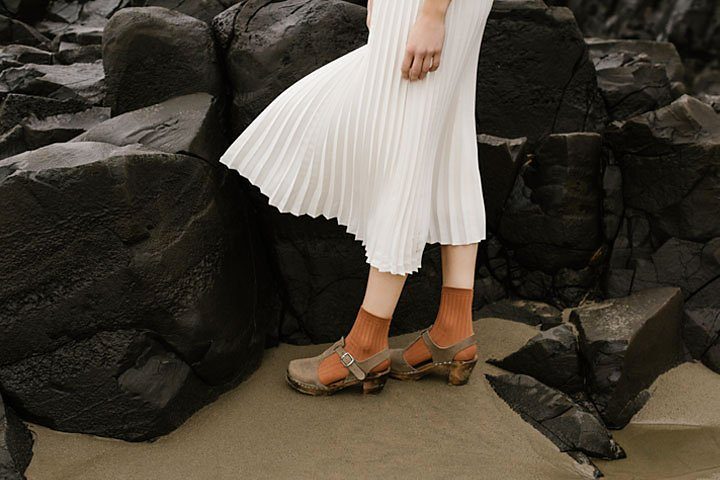
#> input picture highlights_and_shadows.jpg, 720 x 480 px
$ python Q03.py
#> lines starting #> are read from the running program, lines starting #| are printed output that depends on the picture
import cv2 as cv
import numpy as np
import matplotlib.pyplot as plt

# Load the image in LAB color space
image_lab = cv.cvtColor(cv.imread('highlights_and_shadows.jpg'), cv.COLOR_BGR2Lab)
#> image_lab: shape (480, 720, 3); mean of channels 0, 1, 2 71.3, 129.1, 135

# Extract the L channel
L_channel = image_lab[:, :, 0]
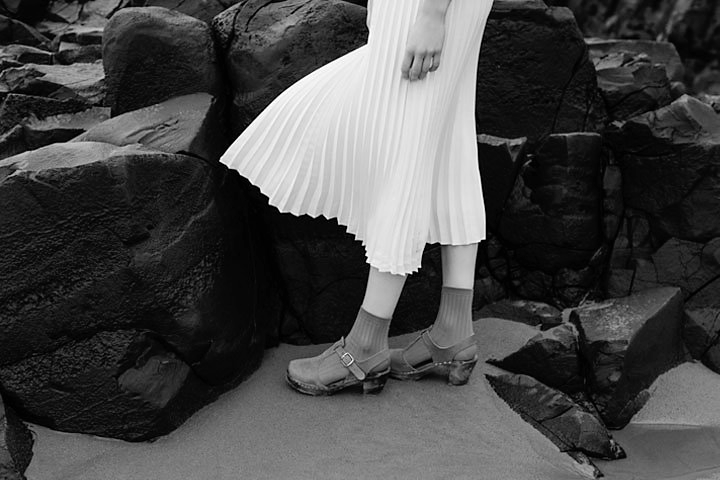
#> L_channel: shape (480, 720); min 0, max 255, mean 71.3

# Apply gamma correction
gamma = 1.8  # You can adjust this value
L_corrected = np.power(L_channel / 255.0, 1.0 / gamma) * 255.0
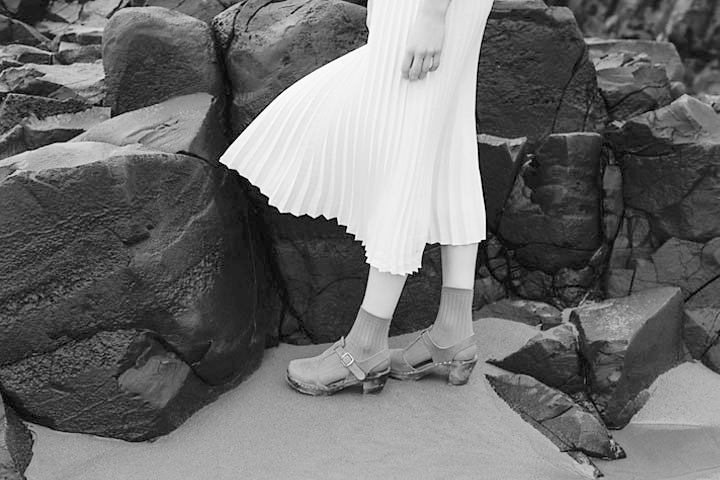
#> L_corrected: shape (480, 720) float64; min 0, max 255, mean 110.2

# Convert back to 8-bit range
L_corrected = np.clip(L_corrected, 0, 255).astype(np.uint8)

# Replace the L channel in the LAB image with the corrected values
image_lab[:, :, 0] = L_corrected
#> image_lab: shape (480, 720, 3); mean of channels 0, 1, 2 109.7, 129.1, 135

# Convert back to RGB color space
image_rgb_corrected = cv.cvtColor(image_lab, cv.COLOR_Lab2RGB)
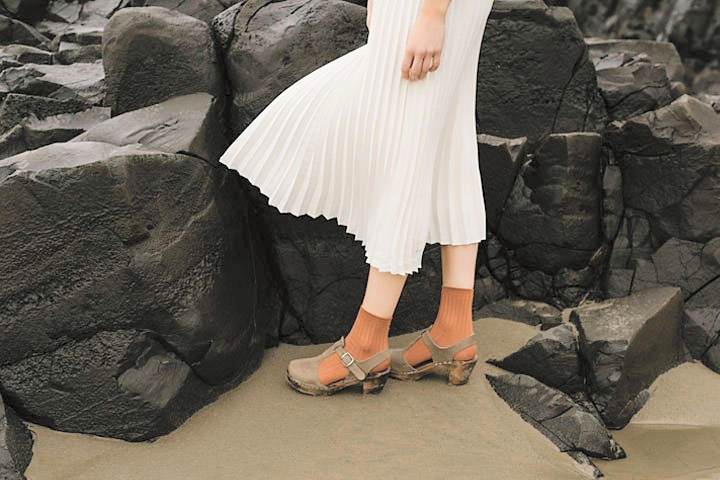
#> image_rgb_corrected: shape (480, 720, 3); mean R, G, B 111.7, 104, 93.2

# Display original and corrected images with color
plt.figure(figsize=(10, 5))

plt.subplot(1, 2, 1)
plt.imshow(cv.cvtColor(cv.imread('highlights_and_shadows.jpg'), cv.COLOR_BGR2RGB))
plt.title('Original Image')
plt.axis('off')

plt.subplot(1, 2, 2)
plt.imshow(image_rgb_corrected)
plt.title('Corrected Image')
plt.axis('off')

plt.tight_layout()
plt.show()
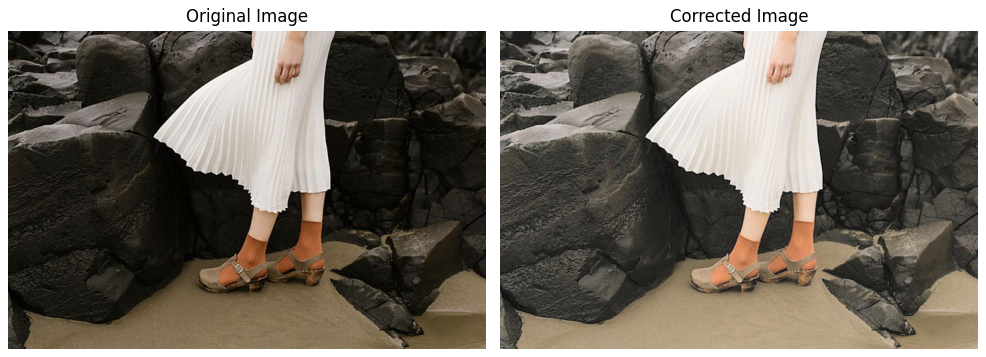
#> figure drawn by matplotlib, 2 panels

level = ('L', 'a', 'b')
colors1 = ('b', 'g', 'r')
colors2 = ('g', 'r', 'b')

plt.figure(figsize=(5, 15))  # Adjust the figure size for vertical histograms

for i, c in enumerate(level):
    plt.subplot(3, 1, i + 1)  # 3 rows, 1 column of subplots, index starting from 1
    hist_orig = cv.calcHist([cv.cvtColor(cv.imread('highlights_and_shadows.jpg'), cv.COLOR_BGR2Lab)], [i], None, [256], [0, 256])
#> hist_orig = 256 values, max 13634 at index 12, min 0 at index 4, mean 1350
    plt.plot(hist_orig, color=colors1[i], label='Original')

    hist_gamma = cv.calcHist([image_lab], [i], None, [256], [0, 256])  # Use image_lab here
#> hist_gamma = 256 values, max 13634 at index 46, min 0 at index 1, mean 1350
    plt.plot(hist_gamma, color=colors2[i], label='Gamma')

    plt.title(f'Channel {c} Histogram')
    plt.xlabel('Pixel Value')
    plt.ylabel('Frequency')
    plt.legend()

plt.tight_layout()  # Arrange subplots neatly
plt.show()
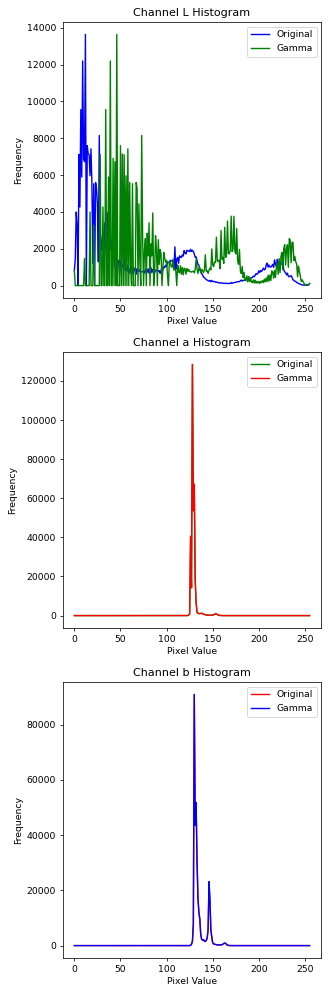
#> figure drawn by matplotlib, 3 panels; panel 1: curve peaks at x = 12, y = 13634; panel 1: curve peaks at x = 46, y = 13634; panel 2: curve peaks at x = 128, y = 128418; panel 2: curve peaks at x = 128, y = 128418
